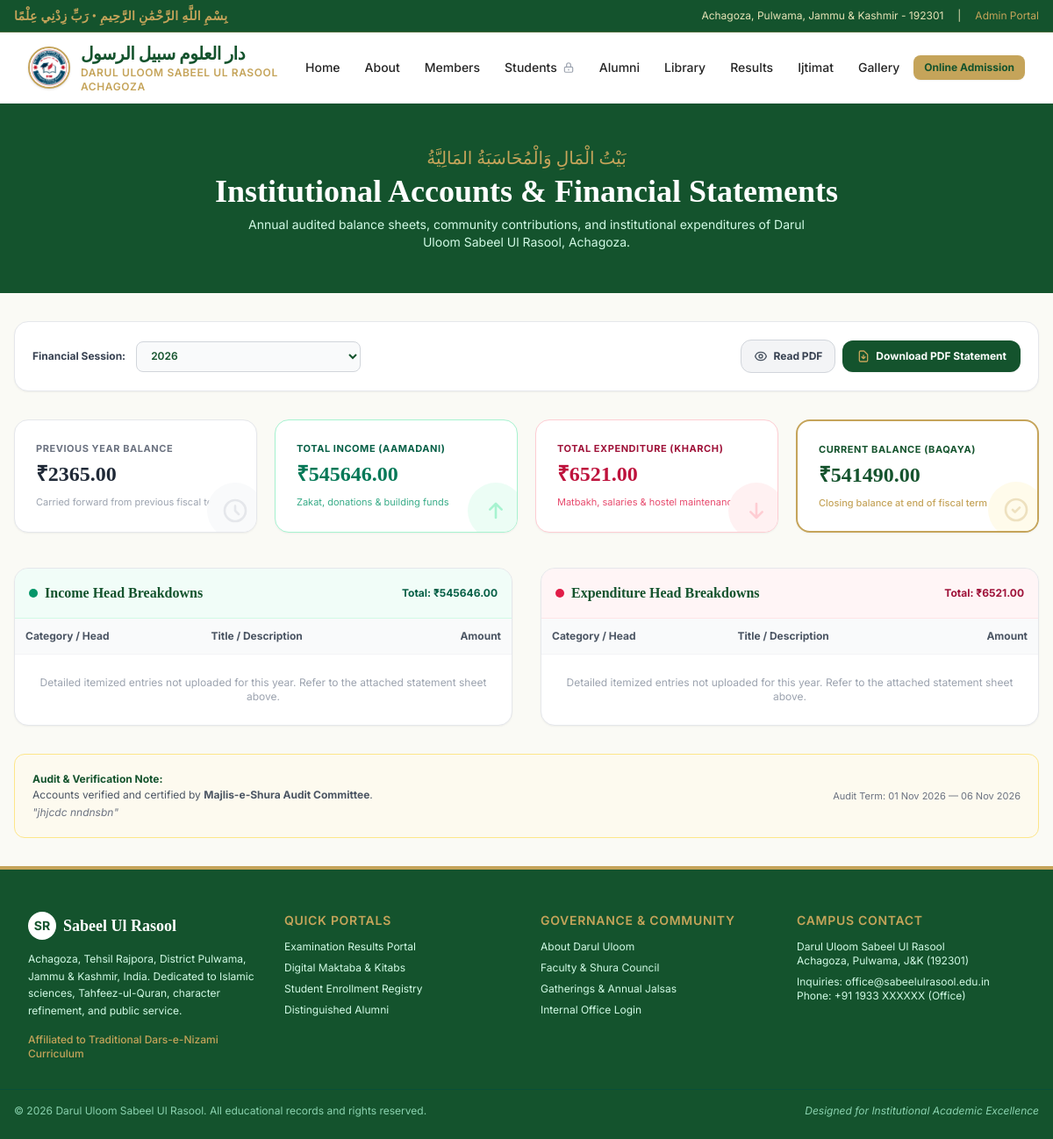
Screenshot of /accounts/ with the database file from the repository.
### core/models.py (models this page shows, shortened)
class FinancialYear(models.Model):
    year_label = models.CharField(
        max_length=50,
        unique=True,
        help_text="e.g. 2025-2026"
    )
    start_date = models.DateField()
    end_date = models.DateField()
    opening_balance = models.DecimalField(
        max_digits=12,
        decimal_places=2,
        default=Decimal('0.00'),
        verbose_name="Previous Year Balance (Opening Balance)"
    )
    manual_total_income = models.DecimalField(
        max_digits=12,
        decimal_places=2,
        null=True,
        blank=True,
        help_text="Leave blank to calculate automatically from line items below."
    )
    manual_total_expenditure = models.DecimalField(
        max_digits=12,
        decimal_places=2,
        null=True,
        blank=True,
        help_text="Leave blank to calculate automatically from line items below."
    )
    audit_sheet = models.FileField(
        upload_to='accounts/pdf_reports/',
        blank=True,
        null=True,
        validators=[validate_pdf_sheet],
        help_text="Upload the certified annual financial audit report strictly in PDF format."
    )
    auditor_or_accountant = models.CharField(
        max_length=150,
        blank=True,
        default="Majlis-e-Shura Audit Committee",
        help_text="Certified by Chartered Accountant or Shura Finance Committee"
    )
    remarks = models.TextField(blank=True, help_text="Institutional notes or financial audit remarks.")
    is_published = models.BooleanField(default=True, help_text="Show publicly on website")
    class Meta:
        ordering = ['-start_date']
        verbose_name = "Financial Year & Accounts Summary"
        verbose_name_plural = "Financial Years & Accounts"
    @property
    def total_income(self):
        if self.manual_total_income is not None:
            return self.manual_total_income
        aggregate = self.entries.filter(entry_type='INCOME').aggregate(models.Sum('amount'))['amount__sum']
        return aggregate or Decimal('0.00')
    @property
    def total_expenditure(self):
        if self.manual_total_expenditure is not None:
            return self.manual_total_expenditure
        aggregate = self.entries.filter(entry_type='EXPENSE').aggregate(models.Sum('amount'))['amount__sum']
        return aggregate or Decimal('0.00')
    @property
    def closing_balance(self):
        return (self.opening_balance + self.total_income) - self.total_expenditure

### core/views.py (the view)
# urls.py: path('accounts/', views.accounts_summary, name='accounts'),
def accounts_summary(request):
    years = FinancialYear.objects.filter(is_published=True).order_by('-start_date')
    selected_year_id = request.GET.get('year')
    if selected_year_id:
        current_year = get_object_or_404(FinancialYear, id=selected_year_id, is_published=True)
    else:
        current_year = years.first()
    income_entries = []
    expense_entries = []
    if current_year:
        income_entries = current_year.entries.filter(entry_type='INCOME')
        expense_entries = current_year.entries.filter(entry_type='EXPENSE')
    context = {
        'years': years,
        'current_year': current_year,
        'income_entries': income_entries,
        'expense_entries': expense_entries,
        'page_title': "Institutional Accounts & Transparency",
    }
    return render(request, 'core/accounts.html', context)

### templates/core/accounts.html (shortened to what this page needs)
{% extends 'base.html' %}
{% block content %}
<div class="bg-islamic-dark text-white py-12">
    <div class="max-w-7xl mx-auto px-4 text-center">
        <span class="arabic-text text-xl text-islamic-gold block mb-1">بَيْتُ الْمَالِ وَالْمُحَاسَبَةُ المَالِيَّةُ</span>
        <h1 class="font-serif text-3xl md:text-4xl font-bold mb-2">Institutional Accounts & Financial Statements</h1>
        <p class="text-xs md:text-sm text-emerald-100 max-w-2xl mx-auto">
            Annual audited balance sheets, community contributions, and institutional expenditures of Darul Uloom Sabeel Ul Rasool, Achagoza.
        </p>
    </div>
</div>
<div class="max-w-7xl mx-auto px-4 py-8">
    <div class="bg-white p-5 rounded-2xl border border-gray-200 shadow-sm mb-8 flex flex-col md:flex-row gap-4 items-center justify-between">
        <div class="flex items-center gap-3 w-full md:w-auto">
            <label for="year_select" class="text-xs font-bold text-gray-700 whitespace-nowrap">Financial Session:</label>
            <select id="year_select"
                    onchange="if (this.value) window.location.href='?year=' + this.value;"
                    class="bg-gray-50 border border-gray-300 text-islamic-dark font-semibold text-xs rounded-lg px-3 py-2 focus:outline-none focus:border-islamic-dark w-full md:w-64">
                {% for y in years %}
                <option value="{{ y.id }}" {% if current_year and current_year.id == y.id %}selected{% endif %}>
                    {{ y.year_label }}
                </option>
                {% empty %}
                <option>No financial years published</option>
                {% endfor %}
            </select>
        </div>
        {% if current_year and current_year.audit_sheet %}
        <div class="flex items-center gap-2 w-full md:w-auto">
            <a href="{{ current_year.audit_sheet.url }}" target="_blank" rel="noopener noreferrer" class="w-full md:w-auto inline-flex items-center justify-center gap-1.5 bg-gray-100 hover:bg-gray-200 text-gray-700 text-xs font-bold px-3.5 py-2.5 rounded-xl border border-gray-300 transition">
                <span>Read PDF</span>
            </a>
            <a href="{{ current_year.audit_sheet.url }}" download class="w-full md:w-auto inline-flex items-center justify-center gap-1.5 bg-islamic-dark hover:bg-islamic-emerald text-white text-xs font-bold px-4 py-2.5 rounded-xl shadow-sm transition">
                <svg class="w-4 h-4 text-islamic-gold" fill="none" stroke="currentColor" viewBox="0 0 24 24"><path stroke-linecap="round" stroke-linejoin="round" stroke-width="2" d="M12 10v6m0 0l-3-3m3 3l3-3m2 8H7a2 2 0 01-2-2V5a2 2 0 012-2h5.586a1 1 0 01.707.293l5.414 5.414a1 1 0 01.293.707V19a2 2 0 01-2 2z"></path></svg>
                <span>Download PDF Statement</span>
            </a>
        </div>
        {% endif %}
    </div>
    {% if current_year %}
    <div class="grid grid-cols-1 sm:grid-cols-2 lg:grid-cols-4 gap-5 mb-10">
        <div class="bg-white p-6 rounded-2xl border border-gray-200 shadow-sm relative overflow-hidden">
            <div class="text-[11px] font-bold text-gray-500 uppercase tracking-wider mb-1">Previous Year Balance</div>
            <div class="font-serif font-bold text-2xl text-gray-800">₹{{ current_year.opening_balance|floatformat:2 }}</div>
            <p class="text-[11px] text-gray-400 mt-2">Carried forward from previous fiscal term</p>
            <div class="absolute -right-2 -bottom-2 w-16 h-16 bg-gray-50 rounded-full flex items-center justify-center text-gray-200 pointer-events-none">
                <svg class="w-8 h-8" fill="none" stroke="currentColor" viewBox="0 0 24 24"><path stroke-linecap="round" stroke-linejoin="round" stroke-width="2" d="M12 8v4l3 3m6-3a9 9 0 11-18 0 9 9 0 0118 0z"></path></svg>
            </div>
        </div>
        <div class="bg-white p-6 rounded-2xl border border-emerald-200 shadow-sm relative overflow-hidden">
            <div class="text-[11px] font-bold text-emerald-800 uppercase tracking-wider mb-1">Total Income (Aamadani)</div>
            <div class="font-serif font-bold text-2xl text-emerald-700">₹{{ current_year.total_income|floatformat:2 }}</div>
            <p class="text-[11px] text-emerald-600/80 mt-2">Zakat, donations & building funds</p>
            <div class="absolute -right-2 -bottom-2 w-16 h-16 bg-emerald-50 rounded-full flex items-center justify-center text-emerald-200 pointer-events-none">
                <svg class="w-8 h-8" fill="none" stroke="currentColor" viewBox="0 0 24 24"><path stroke-linecap="round" stroke-linejoin="round" stroke-width="2" d="M7 11l5-5m0 0l5 5m-5-5v12"></path></svg>
            </div>
        </div>
        <div class="bg-white p-6 rounded-2xl border border-rose-200 shadow-sm relative overflow-hidden">
            <div class="text-[11px] font-bold text-rose-800 uppercase tracking-wider mb-1">Total Expenditure (Kharch)</div>
            <div class="font-serif font-bold text-2xl text-rose-700">₹{{ current_year.total_expenditure|floatformat:2 }}</div>
            <p class="text-[11px] text-rose-600/80 mt-2">Matbakh, salaries & hostel maintenance</p>
            <div class="absolute -right-2 -bottom-2 w-16 h-16 bg-rose-50 rounded-full flex items-center justify-center text-rose-200 pointer-events-none">
                <svg class="w-8 h-8" fill="none" stroke="currentColor" viewBox="0 0 24 24"><path stroke-linecap="round" stroke-linejoin="round" stroke-width="2" d="M17 13l-5 5m0 0l-5-5m5 5V6"></path></svg>
            </div>
        </div>
        <div class="bg-white p-6 rounded-2xl border-2 border-islamic-gold shadow-sm relative overflow-hidden">
            <div class="text-[11px] font-bold text-islamic-dark uppercase tracking-wider mb-1">Current Balance (Baqaya)</div>
            <div class="font-serif font-bold text-2xl {% if current_year.closing_balance >= 0 %}text-islamic-dark{% else %}text-red-600{% endif %}">
                ₹{{ current_year.closing_balance|floatformat:2 }}
            </div>
            <p class="text-[11px] text-islamic-gold font-medium mt-2">Closing balance at end of fiscal term</p>
            <div class="absolute -right-2 -bottom-2 w-16 h-16 bg-amber-50 rounded-full flex items-center justify-center text-islamic-gold/30 pointer-events-none">
                <svg class="w-8 h-8" fill="none" stroke="currentColor" viewBox="0 0 24 24"><path stroke-linecap="round" stroke-linejoin="round" stroke-width="2" d="M9 12l2 2 4-4m6 2a9 9 0 11-18 0 9 9 0 0118 0z"></path></svg>
            </div>
        </div>
    </div>
    <div class="grid grid-cols-1 lg:grid-cols-2 gap-8">
        <div class="bg-white rounded-2xl border border-gray-200 shadow-sm overflow-hidden flex flex-col">
            <div class="bg-emerald-50/70 p-4 border-b border-emerald-100 flex justify-between items-center">
                <div class="flex items-center gap-2">
                    <span class="w-2.5 h-2.5 rounded-full bg-emerald-600"></span>
                    <h2 class="font-serif font-bold text-base text-islamic-dark">Income Head Breakdowns</h2>
                </div>
                <span class="text-xs font-bold text-emerald-800">Total: ₹{{ current_year.total_income|floatformat:2 }}</span>
            </div>
            <div class="overflow-x-auto flex-grow">
                <table class="w-full text-left text-xs">
                    <thead class="bg-gray-50 text-gray-600 font-semibold border-b border-gray-100">
                        <tr>
                            <th class="p-3">Category / Head</th>
                            <th class="p-3">Title / Description</th>
                            <th class="p-3 text-right">Amount</th>
                        </tr>
                    </thead>
                    <tbody class="divide-y divide-gray-100">
                        {% for entry in income_entries %}
                        <tr class="hover:bg-emerald-50/20">
                            <td class="p-3 font-semibold text-gray-700">{{ entry.get_category_display }}</td>
                            <td class="p-3 text-gray-600">{{ entry.head_title }}</td>
                            <td class="p-3 text-right font-mono font-bold text-emerald-700">₹{{ entry.amount|floatformat:2 }}</td>
                        </tr>
                        {% empty %}
                        <tr>
                            <td colspan="3" class="p-6 text-center text-gray-400">Detailed itemized entries not uploaded for this year. Refer to the attached statement sheet above.</td>
                        </tr>
                        {% endfor %}
                    </tbody>
                </table>
            </div>
        </div>
        <div class="bg-white rounded-2xl border border-gray-200 shadow-sm overflow-hidden flex flex-col">
            <div class="bg-rose-50/70 p-4 border-b border-rose-100 flex justify-between items-center">
                <div class="flex items-center gap-2">
                    <span class="w-2.5 h-2.5 rounded-full bg-rose-600"></span>
                    <h2 class="font-serif font-bold text-base text-islamic-dark">Expenditure Head Breakdowns</h2>
                </div>
                <span class="text-xs font-bold text-rose-800">Total: ₹{{ current_year.total_expenditure|floatformat:2 }}</span>
            </div>
            <div class="overflow-x-auto flex-grow">
                <table class="w-full text-left text-xs">
                    <thead class="bg-gray-50 text-gray-600 font-semibold border-b border-gray-100">
                        <tr>
                            <th class="p-3">Category / Head</th>
                            <th class="p-3">Title / Description</th>
                            <th class="p-3 text-right">Amount</th>
                        </tr>
                    </thead>
                    <tbody class="divide-y divide-gray-100">
                        {% for entry in expense_entries %}
                        <tr class="hover:bg-rose-50/20">
                            <td class="p-3 font-semibold text-gray-700">{{ entry.get_category_display }}</td>
                            <td class="p-3 text-gray-600">{{ entry.head_title }}</td>
                            <td class="p-3 text-right font-mono font-bold text-rose-700">₹{{ entry.amount|floatformat:2 }}</td>
                        </tr>
                        {% empty %}
                        <tr>
                            <td colspan="3" class="p-6 text-center text-gray-400">Detailed itemized entries not uploaded for this year. Refer to the attached statement sheet above.</td>
                        </tr>
                        {% endfor %}
                    </tbody>
                </table>
            </div>
        </div>
    </div>
    <div class="mt-8 bg-amber-50/60 border border-amber-200 rounded-xl p-5 text-xs text-gray-700 flex flex-col sm:flex-row justify-between items-start sm:items-center gap-4">
        <div>
            <span class="font-bold text-islamic-dark">Audit & Verification Note:</span>
            <p class="mt-0.5 text-gray-600">Accounts verified and certified by <strong>{{ current_year.auditor_or_accountant }}</strong>.</p>
            {% if current_year.remarks %}
            <p class="italic text-gray-500 mt-1">"{{ current_year.remarks }}"</p>
            {% endif %}
        </div>
        <div class="text-left sm:text-right text-[11px] text-gray-500 whitespace-nowrap">
            Audit Term: {{ current_year.start_date|date:"d M Y" }} — {{ current_year.end_date|date:"d M Y" }}
        </div>
    </div>
    {% else %}
    <div class="bg-white rounded-2xl border border-gray-200 p-12 text-center text-sm text-gray-500">
        No accounts statements published yet. Please configure the financial session in the administrative console.
    </div>
    {% endif %}
</div>
{% endblock %}

### static/css/custom.css (style rules this page uses)
:root { --primary-green: #14532D; --emerald-green: #166534; --warm-bg: #FAFAF5; --muted-gold: #C5A45A; --dark-charcoal: #252525; }
body { background-color: var(--warm-bg); color: var(--dark-charcoal); font-family: 'Inter', sans-serif; }
.arabic-text { font-family: 'Amiri', serif; }

### rows the page displays
FinancialYear: opening_balance "2365.00", total_income "545646.00", total_expenditure "6521.00", closing_balance "541490.00", auditor_or_accountant "Majlis-e-Shura Audit Committee", remarks "jhjcdc nndnsbn", start_date "01 Nov 2026", end_date "06 Nov 2026"

### other values shown
form field value "2026"
